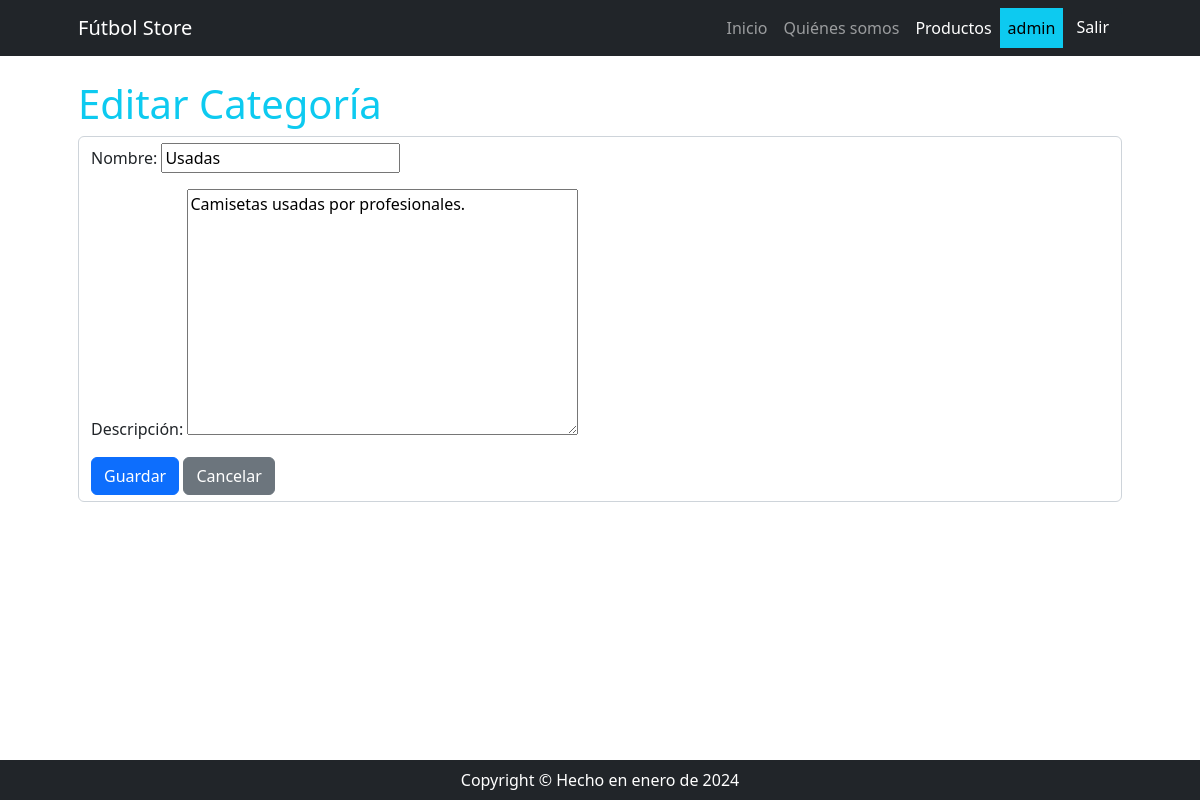
/producto/producto/update/7/ (signed in), run on the app's committed database.
### apps/producto/models.py (models this page shows, shortened)
class ProductoCategoria(models.Model):
    nombre = models.CharField(max_length=100)
    descripcion = models.TextField(null=True, blank=True, verbose_name="descripción")
    class Meta:
        verbose_name = "categoría de productos"
        verbose_name_plural = "categorías de productos"

### apps/producto/views.py (the view)
# urls.py: path("producto/update/<int:pk>/", ProductoCategoriaUpdate.as_view(), name="productocategoria_update"),
class ProductoCategoriaUpdate(LoginRequiredMixin, UpdateView):
    model = ProductoCategoria
    form_class = ProductoCategoriaForm
    success_url = reverse_lazy("producto:productocategoria_list")

### apps/producto/forms.py
class ProductoCategoriaForm(forms.ModelForm):
    class Meta:
        model = ProductoCategoria
        fields = "__all__"

### apps/producto/templates/producto/productocategoria_form.html (shortened to what this page needs)
{% extends 'core/base.html' %}
{% block content_title %}
    {% if form.instance.pk %}
        Editar
    {% else %}
        Crear
    {% endif %}
        Categoría
{% endblock content_title %}
{% block content %}
    <form method="post" class="form-control">
        {{ form.as_p }}
        <button type="submit" class="btn btn-primary">Guardar</button>
        <a href="{% url 'producto:productocategoria_list' %}" class="btn btn-secondary">Cancelar</a>
    </form>
{% endblock content %}

### apps/core/templates/core/navbar.html (shortened to what this page needs)
<nav class="navbar navbar-expand-lg navbar-dark bg-dark">
    <div class="container px-5">
        <a class="navbar-brand">Fútbol Store</a>
        <div class="collapse navbar-collapse" id="navbarSupportedContent">
            <ul class="navbar-nav ms-auto mb-2 mb-lg-0">
                <li class="nav-item"><a class="nav-link {% if request.path == '/' %} active {% endif %}" href="{% url 'core:index' %}">Inicio</a></li>
                <li class="nav-item"><a class="nav-link {% if '/about/' in request.path %} active {% endif %}" href="{% url 'core:about' %}">Quiénes somos</a></li>
                {% if user.is_authenticated %}
                    <li class="nav-item"><a class="nav-link {% if '/producto/' in request.path %} active {% endif %} " href="{% url 'producto:index' %}">Productos</a></li>
                    <li class="nav-item nav-link text-bg-info">{{ user.username }}</li>
                    <li class="nav-item ">
                        <form action="{% url 'core:logout' %}" method="post">
                            <button type="submit" class="btn btn-dark">Salir</button>
                        </form>
                    </li>
                {% else %}
                    <li class="nav-item"><a class="nav-link {% if '/login/' in request.path %} active {% endif %} " href="{% url 'core:login' %}">Ingresar</a></li>
                    <li class="nav-item"><a class="nav-link {% if '/register/' in request.path %} active {% endif %} " href="{% url 'core:register' %}">Crear Cuenta</a></li>
                {% endif %}
            </ul>
        </div>
    </div>
</nav>

### data on the page
ProductoCategoria: nombre "Usadas", descripcion "Camisetas usadas por profesionales."

### other printed values
{{ user.username }} "admin"
